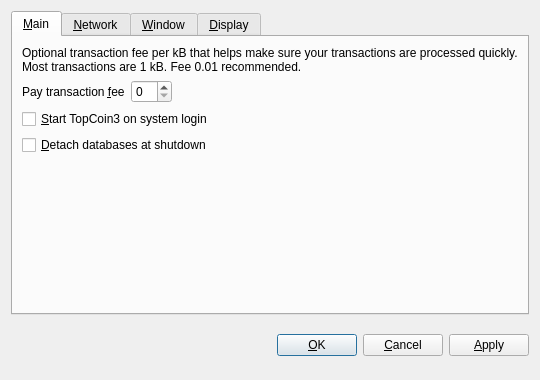
<?xml version="1.0" encoding="UTF-8"?>
<ui version="4.0">
 <class>OptionsDialog</class>
 <widget class="QDialog" name="OptionsDialog">
  <property name="geometry">
   <rect>
    <x>0</x>
    <y>0</y>
    <width>540</width>
    <height>380</height>
   </rect>
  </property>
  <property name="windowTitle">
   <string>Options</string>
  </property>
  <property name="modal">
   <bool>true</bool>
  </property>
  <layout class="QVBoxLayout" name="verticalLayout">
   <item>
    <widget class="QTabWidget" name="tabWidget">
     <property name="tabPosition">
      <enum>QTabWidget::North</enum>
     </property>
     <property name="currentIndex">
      <number>0</number>
     </property>
     <widget class="QWidget" name="tabMain">
      <attribute name="title">
       <string>&amp;Main</string>
      </attribute>
      <layout class="QVBoxLayout" name="verticalLayout_Main">
       <item>
        <widget class="QLabel" name="transactionFeeInfoLabel">
         <property name="text">
          <string>Optional transaction fee per kB that helps make sure your transactions are processed quickly. Most transactions are 1 kB. Fee 0.01 recommended.</string>
         </property>
         <property name="textFormat">
          <enum>Qt::PlainText</enum>
         </property>
         <property name="wordWrap">
          <bool>true</bool>
         </property>
        </widget>
       </item>
       <item>
        <layout class="QHBoxLayout" name="horizontalLayout_Main">
         <item>
          <widget class="QLabel" name="transactionFeeLabel">
           <property name="text">
            <string>Pay transaction &amp;fee</string>
           </property>
           <property name="textFormat">
            <enum>Qt::PlainText</enum>
           </property>
           <property name="buddy">
            <cstring>transactionFee</cstring>
           </property>
          </widget>
         </item>
         <item>
          <widget class="BitcoinAmountField" name="transactionFee"/>
         </item>
         <item>
          <spacer name="horizontalSpacer_Main">
           <property name="orientation">
            <enum>Qt::Horizontal</enum>
           </property>
           <property name="sizeHint" stdset="0">
            <size>
             <width>40</width>
             <height>20</height>
            </size>
           </property>
          </spacer>
         </item>
        </layout>
       </item>
       <item>
        <widget class="QCheckBox" name="bitcoinAtStartup">
         <property name="toolTip">
          <string>Automatically start TopCoin3 after logging in to the system.</string>
         </property>
         <property name="text">
          <string>&amp;Start TopCoin3 on system login</string>
         </property>
        </widget>
       </item>
       <item>
        <widget class="QCheckBox" name="detachDatabases">
         <property name="toolTip">
          <string>Detach block and address databases at shutdown. This means they can be moved to another data directory, but it slows down shutdown. The wallet is always detached.</string>
         </property>
         <property name="text">
          <string>&amp;Detach databases at shutdown</string>
         </property>
        </widget>
       </item>
       <item>
        <spacer name="verticalSpacer_Main">
         <property name="orientation">
          <enum>Qt::Vertical</enum>
         </property>
         <property name="sizeHint" stdset="0">
          <size>
           <width>20</width>
           <height>40</height>
          </size>
         </property>
        </spacer>
       </item>
      </layout>
     </widget>
     <widget class="QWidget" name="tabNetwork">
      <attribute name="title">
       <string>&amp;Network</string>
      </attribute>
      <layout class="QVBoxLayout" name="verticalLayout_Network">
       <item>
        <widget class="QCheckBox" name="mapPortUpnp">
         <property name="toolTip">
          <string>Automatically open the TopCoin3 client port on the router. This only works when your router supports UPnP and it is enabled.</string>
         </property>
         <property name="text">
          <string>Map port using &amp;UPnP</string>
         </property>
        </widget>
       </item>
       <item>
        <widget class="QCheckBox" name="connectSocks">
         <property name="toolTip">
          <string>Connect to the TopCoin3 network through a SOCKS proxy (e.g. when connecting through Tor).</string>
         </property>
         <property name="text">
          <string>&amp;Connect through SOCKS proxy:</string>
         </property>
        </widget>
       </item>
       <item>
        <layout class="QHBoxLayout" name="horizontalLayout_Network">
         <item>
          <widget class="QLabel" name="proxyIpLabel">
           <property name="text">
            <string>Proxy &amp;IP:</string>
           </property>
           <property name="textFormat">
            <enum>Qt::PlainText</enum>
           </property>
           <property name="buddy">
            <cstring>proxyIp</cstring>
           </property>
          </widget>
         </item>
         <item>
          <widget class="QValidatedLineEdit" name="proxyIp">
           <property name="maximumSize">
            <size>
             <width>140</width>
             <height>16777215</height>
            </size>
           </property>
           <property name="toolTip">
            <string>IP address of the proxy (e.g. 127.0.0.1)</string>
           </property>
          </widget>
         </item>
         <item>
          <widget class="QLabel" name="proxyPortLabel">
           <property name="text">
            <string>&amp;Port:</string>
           </property>
           <property name="textFormat">
            <enum>Qt::PlainText</enum>
           </property>
           <property name="buddy">
            <cstring>proxyPort</cstring>
           </property>
          </widget>
         </item>
         <item>
          <widget class="QLineEdit" name="proxyPort">
           <property name="maximumSize">
            <size>
             <width>55</width>
             <height>16777215</height>
            </size>
           </property>
           <property name="toolTip">
            <string>Port of the proxy (e.g. 9050)</string>
           </property>
          </widget>
         </item>
         <item>
          <widget class="QLabel" name="socksVersionLabel">
           <property name="text">
            <string>SOCKS &amp;Version:</string>
           </property>
           <property name="textFormat">
            <enum>Qt::PlainText</enum>
           </property>
           <property name="buddy">
            <cstring>socksVersion</cstring>
           </property>
          </widget>
         </item>
         <item>
          <widget class="QValueComboBox" name="socksVersion">
           <property name="toolTip">
            <string>SOCKS version of the proxy (e.g. 5)</string>
           </property>
          </widget>
         </item>
         <item>
          <spacer name="horizontalSpacer_Network">
           <property name="orientation">
            <enum>Qt::Horizontal</enum>
           </property>
           <property name="sizeHint" stdset="0">
            <size>
             <width>40</width>
             <height>20</height>
            </size>
           </property>
          </spacer>
         </item>
        </layout>
       </item>
       <item>
        <spacer name="verticalSpacer_Network">
         <property name="orientation">
          <enum>Qt::Vertical</enum>
         </property>
         <property name="sizeHint" stdset="0">
          <size>
           <width>20</width>
           <height>40</height>
          </size>
         </property>
        </spacer>
       </item>
      </layout>
     </widget>
     <widget class="QWidget" name="tabWindow">
      <attribute name="title">
       <string>&amp;Window</string>
      </attribute>
      <layout class="QVBoxLayout" name="verticalLayout_Window">
       <item>
        <widget class="QCheckBox" name="minimizeToTray">
         <property name="toolTip">
          <string>Show only a tray icon after minimizing the window.</string>
         </property>
         <property name="text">
          <string>&amp;Minimize to the tray instead of the taskbar</string>
         </property>
        </widget>
       </item>
       <item>
        <widget class="QCheckBox" name="minimizeOnClose">
         <property name="toolTip">
          <string>Minimize instead of exit the application when the window is closed. When this option is enabled, the application will be closed only after selecting Quit in the menu.</string>
         </property>
         <property name="text">
          <string>M&amp;inimize on close</string>
         </property>
        </widget>
       </item>
       <item>
        <spacer name="verticalSpacer_Window">
         <property name="orientation">
          <enum>Qt::Vertical</enum>
         </property>
         <property name="sizeHint" stdset="0">
          <size>
           <width>20</width>
           <height>40</height>
          </size>
         </property>
        </spacer>
       </item>
      </layout>
     </widget>
     <widget class="QWidget" name="tabDisplay">
      <attribute name="title">
       <string>&amp;Display</string>
      </attribute>
      <layout class="QVBoxLayout" name="verticalLayout_Display">
       <item>
        <layout class="QHBoxLayout" name="horizontalLayout_1_Display">
         <item>
          <widget class="QLabel" name="langLabel">
           <property name="text">
            <string>User Interface &amp;language:</string>
           </property>
           <property name="textFormat">
            <enum>Qt::PlainText</enum>
           </property>
           <property name="buddy">
            <cstring>lang</cstring>
           </property>
          </widget>
         </item>
         <item>
          <widget class="QValueComboBox" name="lang">
           <property name="toolTip">
            <string>The user interface language can be set here. This setting will take effect after restarting TopCoin3.</string>
           </property>
          </widget>
         </item>
        </layout>
       </item>
       <item>
        <layout class="QHBoxLayout" name="horizontalLayout_2_Display">
         <item>
          <widget class="QLabel" name="unitLabel">
           <property name="text">
            <string>&amp;Unit to show amounts in:</string>
           </property>
           <property name="textFormat">
            <enum>Qt::PlainText</enum>
           </property>
           <property name="buddy">
            <cstring>unit</cstring>
           </property>
          </widget>
         </item>
         <item>
          <widget class="QValueComboBox" name="unit">
           <property name="toolTip">
            <string>Choose the default subdivision unit to show in the interface and when sending coins.</string>
           </property>
          </widget>
         </item>
        </layout>
       </item>
       <item>
        <widget class="QCheckBox" name="displayAddresses">
         <property name="toolTip">
          <string>Whether to show TopCoin3 addresses in the transaction list or not.</string>
         </property>
         <property name="text">
          <string>&amp;Display addresses in transaction list</string>
         </property>
        </widget>
       </item>
       <item>
        <widget class="QCheckBox" name="coinControlFeatures">
         <property name="toolTip">
          <string>Whether to show coin control features or not.</string>
         </property>
         <property name="text">
          <string>Display coin &amp;control features (experts only!)</string>
         </property>
        </widget>
       </item>
       <item>
        <spacer name="verticalSpacer_Display">
         <property name="orientation">
          <enum>Qt::Vertical</enum>
         </property>
         <property name="sizeHint" stdset="0">
          <size>
           <width>20</width>
           <height>40</height>
          </size>
         </property>
        </spacer>
       </item>
      </layout>
     </widget>
    </widget>
   </item>
   <item>
    <layout class="QHBoxLayout" name="horizontalLayout_Buttons">
     <item>
      <spacer name="horizontalSpacer_1">
       <property name="orientation">
        <enum>Qt::Horizontal</enum>
       </property>
       <property name="sizeHint" stdset="0">
        <size>
         <width>40</width>
         <height>48</height>
        </size>
       </property>
      </spacer>
     </item>
     <item>
      <widget class="QLabel" name="statusLabel">
       <property name="font">
        <font>
         <weight>75</weight>
         <bold>true</bold>
        </font>
       </property>
       <property name="text">
        <string/>
       </property>
       <property name="textFormat">
        <enum>Qt::PlainText</enum>
       </property>
       <property name="wordWrap">
        <bool>true</bool>
       </property>
      </widget>
     </item>
     <item>
      <spacer name="horizontalSpacer_2">
       <property name="orientation">
        <enum>Qt::Horizontal</enum>
       </property>
       <property name="sizeHint" stdset="0">
        <size>
         <width>40</width>
         <height>48</height>
        </size>
       </property>
      </spacer>
     </item>
     <item>
      <widget class="QPushButton" name="okButton">
       <property name="text">
        <string>&amp;OK</string>
       </property>
      </widget>
     </item>
     <item>
      <widget class="QPushButton" name="cancelButton">
       <property name="text">
        <string>&amp;Cancel</string>
       </property>
       <property name="autoDefault">
        <bool>false</bool>
       </property>
      </widget>
     </item>
     <item>
      <widget class="QPushButton" name="applyButton">
       <property name="text">
        <string>&amp;Apply</string>
       </property>
       <property name="autoDefault">
        <bool>false</bool>
       </property>
      </widget>
     </item>
    </layout>
   </item>
  </layout>
 </widget>
 <customwidgets>
  <customwidget>
   <class>BitcoinAmountField</class>
   <extends>QSpinBox</extends>
   <header>bitcoinamountfield.h</header>
  </customwidget>
  <customwidget>
   <class>QValueComboBox</class>
   <extends>QComboBox</extends>
   <header>qvaluecombobox.h</header>
  </customwidget>
  <customwidget>
   <class>QValidatedLineEdit</class>
   <extends>QLineEdit</extends>
   <header>qvalidatedlineedit.h</header>
  </customwidget>
 </customwidgets>
 <resources/>
 <connections/>
</ui>
